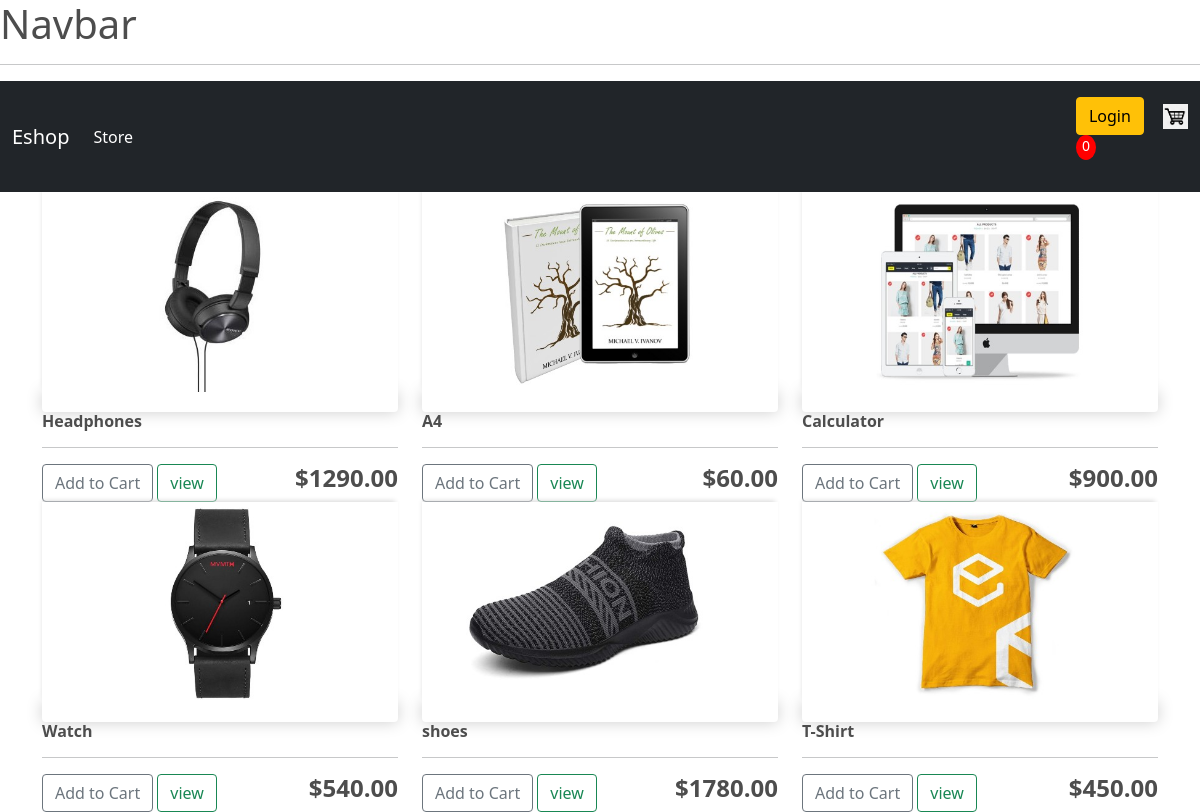
The page / on the database its author committed.
### eshop/models.py (models this page shows, shortened)
class Product(models.Model):
    name = models.CharField(max_length=200)
    price = models.FloatField()
    digital = models.BooleanField(default=False, null=True, blank=True)
    image = models.ImageField(null=True, blank=True)
    @property
    def imageURL(self):
        try:
            url = self.image.url
        except:
            url = ''
        return url

### eshop/views.py (the view)
# urls.py: path('', store,name='store'),
def store(request):
    if request.user.is_authenticated:
        customer = request.user.customer
        order, created = Order.objects.get_or_create(customer=customer, complete=False)
        items = order.orderitem_set.all()
        cartItems = order.get_cart_items
    else:
        items = []
        order = {'get_cart_total':0, 'get_cart_items':0, 'shipping':False}
        cartItems = order['get_cart_items']
    products = Product.objects.all()
    context = {'products':products, 'cartItems':cartItems}
    return render(request, 'store/store.html', context)

### eshop/templates/store/store.html (shortened to what this page needs)
{% extends 'store/main.html' %}
{% load static %}
{% block content %}
<div class="row">
       {% for product in products %}
    <div class="col-lg-4">
        <img  class="thumbnail" src="{{product.imageURL}}">
        <div class="box-element product"></div>
        <h6><strong>{{product.name}}</strong></h6>
        <hr>
        <button class="btn btn-outline-secondary add-btn" data-action="add" onclick="addToCart({{ product.id }})">Add to Cart</button>
        <a class="btn btn-outline-success" href="#">view</a>
        <h4 style="display: inline-block; float:right;"><strong>${{product.price|floatformat:2}} </strong></h4>
    </div>
    {% endfor %}
</div>
{% endblock content %}

### static/css/main.css (style rules this page uses)
body { background-color: hsl(0, 0%, 98%); }
h1,h2,h3,h4,h5,h6 { color:hsl(0, 0%, 30%); }
.box-element { box-shadow:hsl(0, 0%, 80%) 0 0 16px; background-color: #fff; border-radius: 4px; padding: 10px; }
.thumbnail { width: 100%; height: 200px; -webkit-box-shadow: -1px -3px 5px -2px rgba(214,214,214,1); -moz-box-shadow: -1px -3px 5px -2px rgba(214,214,214,1); box-shadow: -1px -3px 5px -2px rgba(214,214,214,1); }
.product { border-radius: 0 0 4px 4px; }
.col-lg-4, .col-lg-6, .col-lg-8, .col-lg-12 { margin-top: 10px; }
.btn { border-radius: 0; }

### rows shown on the page
Product: imageURL (picture), name "Headphones", price "1290.00"
Product: imageURL (picture), name "A4", price "60.00"
Product: imageURL (picture), name "Calculator", price "900.00"
Product: imageURL (picture), name "Watch", price "540.00"
Product: imageURL (picture), name "shoes", price "1780.00"
Product: imageURL (picture), name "T-Shirt", price "450.00"

### other values the page prints
{{ cartItems }} "0"
